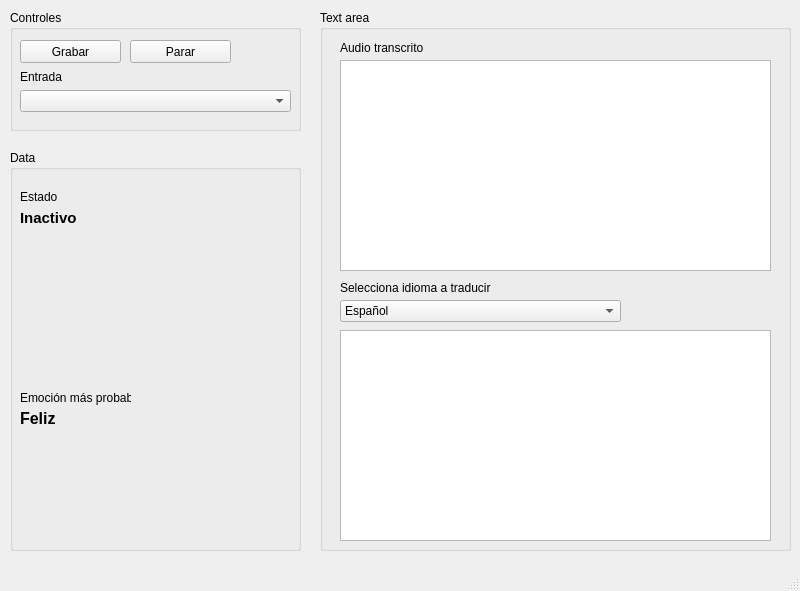
<?xml version="1.0" encoding="UTF-8"?>
<ui version="4.0">
 <class>MainWindow</class>
 <widget class="QMainWindow" name="MainWindow">
  <property name="geometry">
   <rect>
    <x>0</x>
    <y>0</y>
    <width>800</width>
    <height>591</height>
   </rect>
  </property>
  <property name="windowTitle">
   <string>MainWindow</string>
  </property>
  <widget class="QWidget" name="centralwidget">
   <widget class="QGroupBox" name="gb_controles">
    <property name="geometry">
     <rect>
      <x>10</x>
      <y>10</y>
      <width>291</width>
      <height>121</height>
     </rect>
    </property>
    <property name="title">
     <string>Controles</string>
    </property>
    <widget class="QPushButton" name="bt_grabar">
     <property name="geometry">
      <rect>
       <x>10</x>
       <y>30</y>
       <width>101</width>
       <height>23</height>
      </rect>
     </property>
     <property name="text">
      <string>Grabar</string>
     </property>
    </widget>
    <widget class="QPushButton" name="bt_stop">
     <property name="geometry">
      <rect>
       <x>120</x>
       <y>30</y>
       <width>101</width>
       <height>23</height>
      </rect>
     </property>
     <property name="text">
      <string>Parar</string>
     </property>
    </widget>
    <widget class="QLabel" name="label">
     <property name="geometry">
      <rect>
       <x>10</x>
       <y>60</y>
       <width>47</width>
       <height>13</height>
      </rect>
     </property>
     <property name="text">
      <string>Entrada</string>
     </property>
    </widget>
    <widget class="QComboBox" name="cb_inputList">
     <property name="geometry">
      <rect>
       <x>10</x>
       <y>80</y>
       <width>271</width>
       <height>22</height>
      </rect>
     </property>
    </widget>
   </widget>
   <widget class="QGroupBox" name="gb_text">
    <property name="geometry">
     <rect>
      <x>320</x>
      <y>10</y>
      <width>471</width>
      <height>541</height>
     </rect>
    </property>
    <property name="title">
     <string>Text area</string>
    </property>
    <widget class="QTextEdit" name="tf_textoTranscrito">
     <property name="geometry">
      <rect>
       <x>20</x>
       <y>50</y>
       <width>431</width>
       <height>211</height>
      </rect>
     </property>
     <property name="readOnly">
      <bool>true</bool>
     </property>
    </widget>
    <widget class="QLabel" name="label_5">
     <property name="geometry">
      <rect>
       <x>20</x>
       <y>30</y>
       <width>101</width>
       <height>16</height>
      </rect>
     </property>
     <property name="text">
      <string>Audio transcrito</string>
     </property>
    </widget>
    <widget class="QLabel" name="label_6">
     <property name="geometry">
      <rect>
       <x>20</x>
       <y>270</y>
       <width>151</width>
       <height>16</height>
      </rect>
     </property>
     <property name="text">
      <string>Selecciona idioma a traducir</string>
     </property>
    </widget>
    <widget class="QTextEdit" name="tf_textoTraducido">
     <property name="geometry">
      <rect>
       <x>20</x>
       <y>320</y>
       <width>431</width>
       <height>211</height>
      </rect>
     </property>
     <property name="readOnly">
      <bool>true</bool>
     </property>
    </widget>
    <widget class="QComboBox" name="cb_language">
     <property name="geometry">
      <rect>
       <x>20</x>
       <y>290</y>
       <width>281</width>
       <height>22</height>
      </rect>
     </property>
     <item>
      <property name="text">
       <string>Español</string>
      </property>
     </item>
     <item>
      <property name="text">
       <string>Portugues</string>
      </property>
     </item>
    </widget>
   </widget>
   <widget class="QGroupBox" name="gb_data">
    <property name="geometry">
     <rect>
      <x>10</x>
      <y>150</y>
      <width>291</width>
      <height>401</height>
     </rect>
    </property>
    <property name="title">
     <string>Data</string>
    </property>
    <widget class="QLabel" name="label_2">
     <property name="geometry">
      <rect>
       <x>10</x>
       <y>40</y>
       <width>47</width>
       <height>13</height>
      </rect>
     </property>
     <property name="text">
      <string>Estado</string>
     </property>
    </widget>
    <widget class="QLabel" name="lb_status">
     <property name="geometry">
      <rect>
       <x>10</x>
       <y>60</y>
       <width>131</width>
       <height>16</height>
      </rect>
     </property>
     <property name="font">
      <font>
       <pointsize>11</pointsize>
       <weight>75</weight>
       <bold>true</bold>
      </font>
     </property>
     <property name="text">
      <string>Inactivo</string>
     </property>
    </widget>
    <widget class="QLabel" name="img_status">
     <property name="geometry">
      <rect>
       <x>70</x>
       <y>100</y>
       <width>151</width>
       <height>121</height>
      </rect>
     </property>
     <property name="text">
      <string/>
     </property>
     <property name="pixmap">
      <pixmap>../images/happy.jpg</pixmap>
     </property>
     <property name="scaledContents">
      <bool>true</bool>
     </property>
    </widget>
    <widget class="QLabel" name="label_3">
     <property name="geometry">
      <rect>
       <x>10</x>
       <y>240</y>
       <width>111</width>
       <height>16</height>
      </rect>
     </property>
     <property name="text">
      <string>Emoción más probable</string>
     </property>
    </widget>
    <widget class="QLabel" name="label_4">
     <property name="geometry">
      <rect>
       <x>10</x>
       <y>260</y>
       <width>251</width>
       <height>16</height>
      </rect>
     </property>
     <property name="font">
      <font>
       <pointsize>12</pointsize>
       <weight>75</weight>
       <bold>true</bold>
      </font>
     </property>
     <property name="text">
      <string>Feliz</string>
     </property>
    </widget>
   </widget>
  </widget>
  <widget class="QMenuBar" name="menubar">
   <property name="geometry">
    <rect>
     <x>0</x>
     <y>0</y>
     <width>800</width>
     <height>21</height>
    </rect>
   </property>
  </widget>
  <widget class="QStatusBar" name="statusbar"/>
 </widget>
 <resources/>
 <connections/>
</ui>
